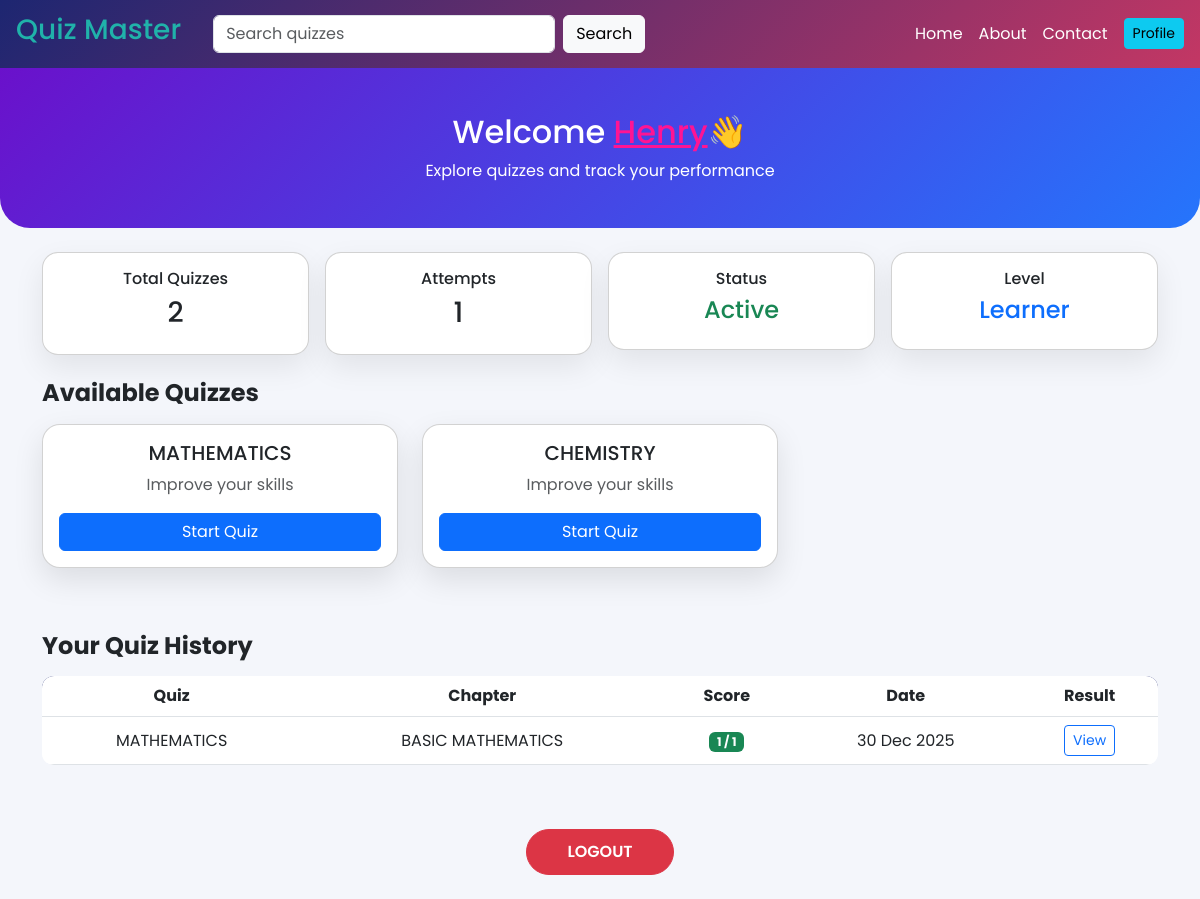
Page /user/dashboard (signed in) on the committed database.
### app.py (models this page shows)
class Quiz(db.Model):
    id = db.Column(db.Integer, primary_key=True)
    title = db.Column(db.String(100), nullable=False)
    created_at = db.Column(db.DateTime, default=datetime.utcnow)
    chapters = db.relationship('Chapter', backref='quiz', lazy=True, cascade='all, delete-orphan')

class QuizAttempt(db.Model):
    id = db.Column(db.Integer, primary_key=True)
    user_id = db.Column(db.Integer, db.ForeignKey('user.id'), nullable=False)
    quiz_id = db.Column(db.Integer, db.ForeignKey('quiz.id'), nullable=False)
    chapter_id = db.Column(db.Integer, db.ForeignKey('chapter.id'), nullable=True)
    score = db.Column(db.Integer, nullable=True)
    answers = db.Column(db.Text, nullable=True)
    timestamp = db.Column(db.DateTime, default=datetime.utcnow)
    user = db.relationship('User', backref='quiz_attempts')
    quiz = db.relationship('Quiz', backref='attempts')
    chapter = db.relationship('Chapter', backref='attempts')

class Chapter(db.Model):
    id = db.Column(db.Integer, primary_key=True)
    title = db.Column(db.String(50), nullable=False)
    quiz_id = db.Column(db.Integer, db.ForeignKey('quiz.id'), nullable=False)
    created_at = db.Column(db.DateTime, default=datetime.utcnow)

### app.py (the view)
@app.route('/user/dashboard', methods=['GET', 'POST'])
@login_required
def user_dashboard():
    search_query = request.args.get('search', '').strip().lower()
    chapters = Chapter.query.all()
    if search_query:
        quizzes = Quiz.query.filter(Quiz.title.ilike(f'%{search_query}%')).all()
    else:
        quizzes = Quiz.query.all()
    attempts = QuizAttempt.query.filter_by(user_id=session['user_id']).order_by(QuizAttempt.timestamp.desc()).all()
    for attempt in attempts:
        if attempt.chapter:
            attempt.total_questions = len(attempt.chapter.questions)
        else:
            attempt.total_questions = 0
    return render_template(
        'user_dashboard.html',
        username=session.get('username'),
        quizzes=quizzes,
        chapters=chapters,
        search_query=search_query,
        attempts=attempts
    )

### app.py (called while the page is built)
def login_required(f):
    @wraps(f)
    def decorated_function(*args, **kwargs):
        if 'user_id' not in session:
            flash('Please log in to access this page.', 'warning')
            return redirect(url_for('user_login'))
        return f(*args, **kwargs)
    return decorated_function

### templates/user_dashboard.html (shortened to what this page needs)
<!DOCTYPE html>
<html lang="en">
<head>
  <link href="https://cdn.jsdelivr.net/npm/bootstrap@5.3.0/dist/css/bootstrap.min.css" rel="stylesheet">
</head>
<body>
<nav class="navbar navbar-expand-lg navbar-dark sticky-top px-3">
  <a class="navbar-brand" href="/"><h3 style="color :lightseagreen;">Quiz Master</h3></a>
  <div class="collapse navbar-collapse" id="navMenu">
    <form class="d-flex mx-lg-3 my-2 my-lg-0" method="get" action="">
      <input class="form-control me-2" type="search" name="search"
             value="{{ search_query }}"
             placeholder="Search quizzes">
      <button class="btn btn-light">Search</button>
    </form>
    <ul class="navbar-nav ms-auto align-items-lg-center">
      <li class="nav-item">
        <a class="nav-link text-white" href="/">Home</a>
      </li>
      <li class="nav-item">
        <a class="nav-link text-white" href="/about">About</a>
      </li>
      <li class="nav-item">
        <a class="nav-link text-white" href="/contact">Contact</a>
      </li>
      <li class="nav-item ms-lg-2">
        <a href="/user/profile" class="btn btn-info btn-sm">Profile</a>
      </li>
    </ul>
  </div>
</nav>
<div class="hero text-center">
  <h2>Welcome <u style="color:deeppink;">{{ username}}</u>👋</h2>
  <p class="mb-0">Explore quizzes and track your performance</p>
</div>
<div class="container my-4">
  <div class="row g-3 mb-4 text-center">
    <div class="col-6 col-md-3">
      <div class="card stat-card p-3">
        <h6>Total Quizzes</h6>
        <h3>{{ quizzes|length }}</h3>
      </div>
    </div>
    <div class="col-6 col-md-3">
      <div class="card stat-card p-3">
        <h6>Attempts</h6>
        <h3>{{ attempts|length }}</h3>
      </div>
    </div>
    <div class="col-6 col-md-3">
      <div class="card stat-card p-3">
        <h6>Status</h6>
        <h4 class="text-success">Active</h4>
      </div>
    </div>
    <div class="col-6 col-md-3">
      <div class="card stat-card p-3">
        <h6>Level</h6>
        <h4 class="text-primary">Learner</h4>
      </div>
    </div>
  </div>
  <h4 class="fw-bold mb-3">Available Quizzes</h4>
  <div class="row">
    {% for quiz in quizzes %}
    <div class="col-md-4 mb-3">
      <div class="card quiz-card p-3 text-center h-100">
        <h5>{{ quiz.title }}</h5>
        <p class="text-muted">Improve your skills</p>
        <a href="/chapter/wise/quiz/{{ quiz.id }}" class="btn btn-primary w-100">
          Start Quiz
        </a>
      </div>
    </div>
    {% else %}
    <p class="text-center text-muted"><h3 style="color:crimson;">SORRY , No quizzes found !! 😔</h3></p>
    {% endfor %}
  </div>
  <h4 class="fw-bold mt-5 mb-3">Your Quiz History</h4>
  {% if attempts %}
  <div class="table-responsive">
    <table class="table table-hover text-center align-middle">
      <thead>
        <tr>
          <th>Quiz</th>
          <th>Chapter</th>
          <th>Score</th>
          <th>Date</th>
          <th>Result</th>
        </tr>
      </thead>
      <tbody>
        {% for attempt in attempts %}
        <tr>
          <td>{{ attempt.quiz.title }}</td>
          <td>{{ attempt.chapter.title if attempt.chapter else 'N/A' }}</td>
          <td><span class="badge bg-success">{{ attempt.score }} / {{ attempt.total_questions }}</span></td>
          <td>{{ attempt.timestamp.strftime("%d %b %Y") }}</td>
          <td>
            <a href="{{ url_for('answer_key', attempt_id=attempt.id) }}"
               class="btn btn-outline-primary btn-sm">
              View
            </a>
          </td>
        </tr>
        {% endfor %}
      </tbody>
    </table>
  </div>
  {% else %}
    <p class="text-center text-muted">No attempts yet !!</p>
  {% endif %}
  <div class="text-center mt-5">
    <a href="/user/login" class="btn btn-danger logout-btn">LOGOUT</a>
  </div>
</div>
</body>
</html>

### templates/user_dashboard.html (style rules this page uses)
body { font-family: 'Poppins', sans-serif; background: #f4f6fb; }
.navbar { background: linear-gradient(135deg, #1d2671, #c33764); }
.navbar-brand { font-weight: 700; color: #fff !important; }
.hero { background: linear-gradient(135deg, #6a11cb, #2575fc); color: white; padding: 45px 20px; border-radius: 0 0 30px 30px; }
.stat-card { border-radius: 16px; box-shadow: 0 12px 30px rgba(0,0,0,0.08); transition: transform 0.2s ease; }
.quiz-card { border-radius: 18px; box-shadow: 0 12px 30px rgba(0,0,0,0.1); transition: all 0.25s ease; }
table { background: white; border-radius: 12px; overflow: hidden; }
.table thead { background: #1d2671; color: white; }
.logout-btn { border-radius: 50px; padding: 10px 40px; font-weight: 600; }

### rows in the picture
Quiz: title "MATHEMATICS"
Quiz: title "CHEMISTRY"
QuizAttempt: quiz "MATHEMATICS", chapter "BASIC MATHEMATICS", score "1", total_questions "1", timestamp "30 Dec 2025"

### other values in the picture
{{ username }} "Henry"
{{ quizzes|length }} "2"
{{ attempts|length }} "1"
